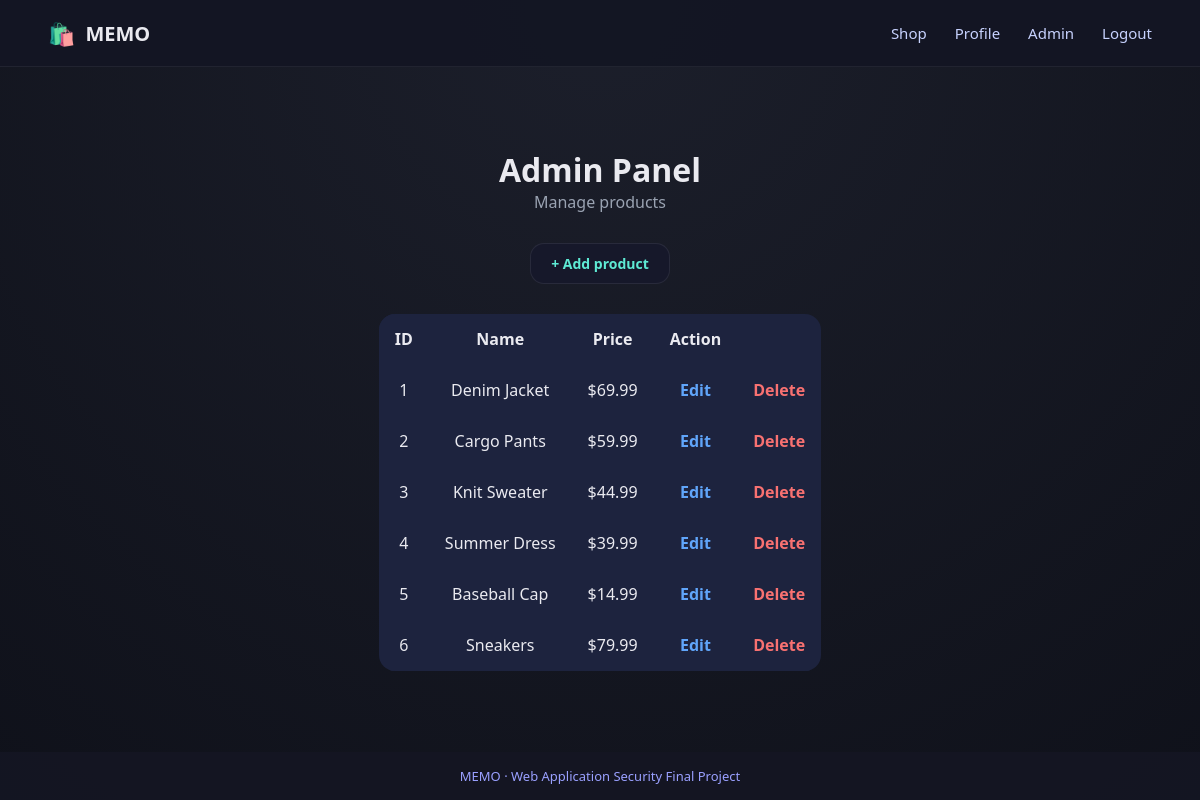
The page /admin (signed in) on the database its author committed.
### tables this page shows
CREATE TABLE products (
    id INTEGER PRIMARY KEY AUTOINCREMENT,
    name TEXT,
    short_description TEXT,
    full_description TEXT,
    price REAL,
    image TEXT,
    owner_id INTEGER
);

### routes/admin.py (the view)
@admin_bp.route("/admin")
def admin():
    if not session.get("user_id") or session.get("role") != "admin":
        return redirect("/login")
    conn = sqlite3.connect(DB)
    cur = conn.cursor()
    cur.execute("SELECT id, name, price FROM products")
    products = [
        {"id": p[0], "name": p[1], "price": p[2]}
        for p in cur.fetchall()
    ]
    conn.close()
    return render_template(
        "admin.html",
        products=products
    )

### templates/admin.html
{% extends "base.html" %}
{% block content %}
<div class="admin-page">
    <h1>Admin Panel</h1>
    <p class="admin-subtitle">Manage products</p>
    <a href="/admin/add" class="profile-link">+ Add product</a>
    <table class="admin-table">
        <tr>
            <th>ID</th>
            <th>Name</th>
            <th>Price</th>
            <th>Action</th>
        </tr>
        {% for p in products %}
        <tr>
            <td>{{ p.id }}</td>
            <td>{{ p.name }}</td>
            <td>${{ "%.2f"|format(p.price) }}</td>
            <td>
                <a href="/admin/edit/{{ p.id }}" class="edit-btn">
                    Edit
                </a>
            </td>
            <td>
                <a href="/admin/delete/{{ p.id }}" class="delete-btn">
                    Delete
                </a>
            </td>
        </tr>
        {% endfor %}
    </table>
</div>
{% endblock %}

### static/css/styles.css (style rules this page uses)
* { box-sizing: border-box; margin: 0; padding: 0; }
body { font-family: "Segoe UI", Tahoma, sans-serif; background: radial-gradient(circle at top, #1c1f2b, #0f111a); color: #eaeaf0; min-height: 100vh; display: flex; flex-direction: column; }
.admin-page { max-width: 900px; margin: 0 auto; padding: 40px 20px; }
.admin-subtitle { color: #9aa3b2; margin-bottom: 30px; }
.admin-table { width: 100%; border-collapse: collapse; background: #1d233e; border-radius: 16px; overflow: hidden; }
.admin-table th, .admin-table td { padding: 14px 16px; border-bottom: 1px solid #1d233e; }
.admin-table th { background: #1d233e; }
.edit-btn { color: #60a5fa; font-weight: 600; text-decoration: none; }
.delete-btn { color: #f87171; font-weight: 600; text-decoration: none; }
.admin-page { max-width: 900px; margin: 0 auto; padding: 20px 20px; text-align: center; }
.profile-link { display: inline-block; margin-bottom: 30px; padding: 10px 20px; border-radius: 14px; background: #16182a; color: #5eead4; text-decoration: none; font-size: 14px; font-weight: 600; border: 1px solid rgba(255,255,255,0.08); }

### rows shown on the page
products: id "1", name "Denim Jacket", price "69.99"
products: id "2", name "Cargo Pants", price "59.99"
products: id "3", name "Knit Sweater", price "44.99"
products: id "4", name "Summer Dress", price "39.99"
products: id "5", name "Baseball Cap", price "14.99"
products: id "6", name "Sneakers", price "79.99"
